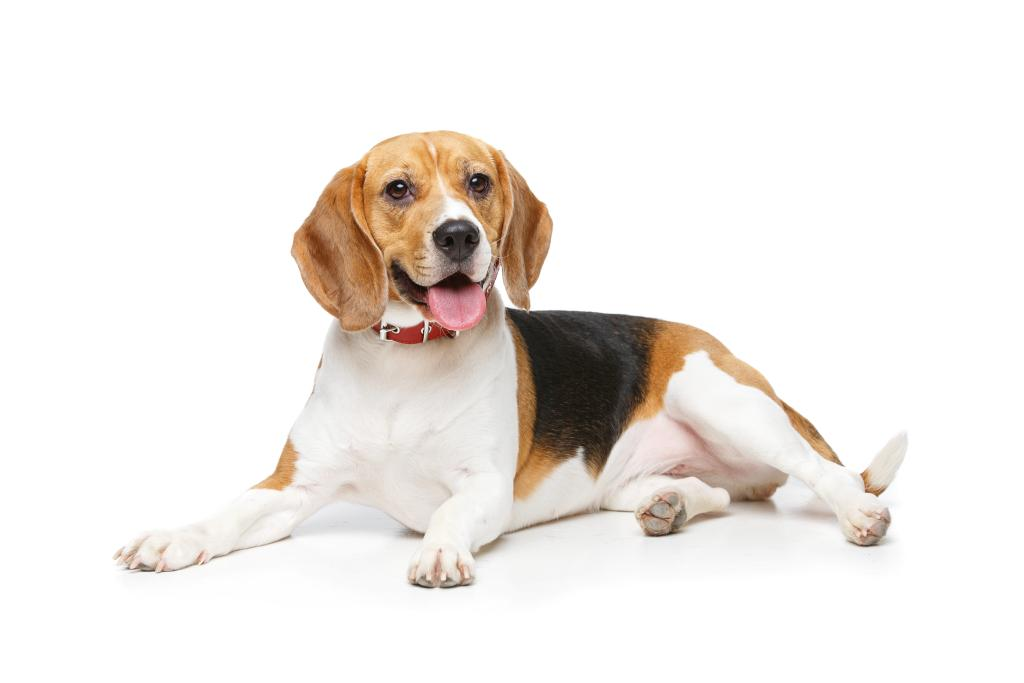
#> input picture acl_resnet_async/data/dog1_1024_683.jpg, 1024 x 683 px; its folder holds only this picture in this run
$ python acl_net.py
#> lines starting #> are read from the running program, lines starting #| are printed output that depends on the picture
"""
Copyright (R) @huawei.com, all rights reserved
-*- coding:utf-8 -*-
CREATED:  2020-6-04 20:12:13
MODIFIED: 2020-6-06 14:04:45
"""
import struct
import numpy as np
import time
import os
import argparse
import acl

from PIL import Image
from constant import ACL_MEMCPY_HOST_TO_DEVICE, \
    ACL_MEMCPY_DEVICE_TO_HOST, ACL_MEM_MALLOC_NORMAL_ONLY, \
    ACL_ERROR_NONE, IMG_EXT


# [4 lines left out: function check_ret, not called in this run]


class Net(object):
    def __init__(self, device_id,
                 execute_times,
                 callback_interval,
                 memory_pool,
                 model_path,
                 config_path=None,
                 ):

#> called with device_id = 0, execute_times = 10, callback_interval = 1, memory_pool = 10, model_path = './model/resnet50.om'
        self.device_id = device_id      # int
        self.model_path = model_path    # string
        self.config_path = config_path
        self.model_id = None            # pointer
        self.context = None             # pointer
        self.stream = None              # pointer
        self.excute_times = execute_times
        self.callback_interval = callback_interval
        self.is_callback = True if callback_interval else False
        self.memory_pool = memory_pool

        self.input_num = 0
        self.output_num = 0
        self.model_desc = None          # pointer when using
        self.dataset_list = []

        self.is_exist = False

        self.init_resource()
#> (the call stopped at in init_resource, `ret = acl.init()`: acl is not available in this run)

    # [25 lines left out: function __del__, not called in this run]

    def init_resource(self):
        print("init resource stage:")
        if isinstance(self.config_path, str) \
                and os.path.exists(self.config_path):
            ret = acl.init(self.config_path)
            check_ret("acl.init", ret)
        elif self.config_path is None:
            ret = acl.init()
            check_ret("acl.init", ret)
        ret = acl.rt.set_device(self.device_id)
        check_ret("acl.rt.set_device", ret)

        self.context, ret = acl.rt.create_context(self.device_id)
        check_ret("acl.rt.create_context", ret)

        self.stream, ret = acl.rt.create_stream()
        check_ret("acl.rt.create_stream", ret)
        self._get_model_info()
        print("init resource stage success")

    # [173 lines left out: functions _get_model_info, _load_input_data, _load_output_data, _data_interaction, _destory_dataset_and_databuf, _process_callback and 5 more, not called in this run]


def transfer_pic(input_path):
#> called with input_path = './data/dog1_1024_683.jpg'
    input_path = os.path.abspath(input_path)
    im = Image.open(input_path)
#> im is the input picture: PIL image 1024x683 RGB; mean R, G, B 240, 235.5, 231.7
    im = im.resize((256, 256))
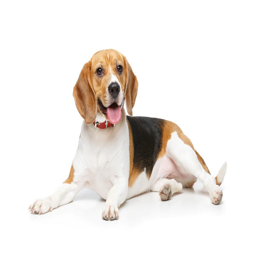
#> im: PIL image 256x256 RGB; mean R, G, B 240, 235.5, 231.7
    # hwc
    img = np.array(im)
    height = img.shape[0]
#> height = 256
    width = img.shape[1]
#> width = 256
    h_off = int((height - 224) / 2)
#> h_off = 16
    w_off = int((width - 224) / 2)
#> w_off = 16
    crop_img = img[h_off:height - h_off, w_off:width - w_off, :]
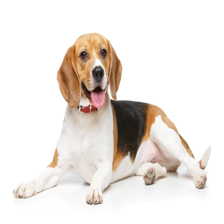
#> crop_img: shape (224, 224, 3); mean R, G, B 235.4, 229.5, 224.5
    # rgb to bgr
    img = crop_img[:, :, ::-1]
    shape = img.shape
#> shape = (224, 224, 3)
    img = img.astype("float16")
    img[:, :, 0] -= 104
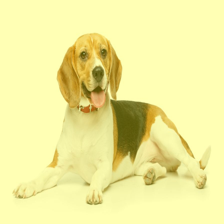
#> img: shape (224, 224, 3) float16; mean B, G, R 120.6, 229.5, 235.4; drawn with min black and max white
    img[:, :, 1] -= 117
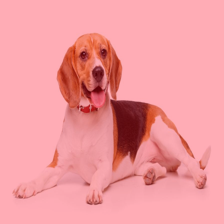
#> img: shape (224, 224, 3) float16; mean B, G, R 120.6, 112.4, 235.4; drawn with min black and max white
    img[:, :, 2] -= 123
    img = img.reshape([1] + list(shape))
    result = img.transpose([0, 3, 1, 2])
    outputName = input_path.split('.')[0] + ".bin"
    result.tofile(outputName)


if __name__ == '__main__':
    parser = argparse.ArgumentParser()
    parser.add_argument('--device', type=int, default=0)
    parser.add_argument('--execute_times', type=int, default=10)
    parser.add_argument('--callback_interval', type=int, default=1)
    parser.add_argument('--mem_pools', type=int, default=10)
    parser.add_argument('--model_path', type=str,
                        default="./model/resnet50.om")
    parser.add_argument('--images_path', type=str, default="./data")
    args = parser.parse_args()
    print("Using device id:{}\n"
          "execute_times:{} \n"
          "callback_interval:{}\n"
          "mem_pools:{}\n"
          "model path:{}\n"
          "images path:{}".format(args.device, args.execute_times,
                                  args.callback_interval, args.mem_pools,
                                  args.model_path, args.images_path))
    net = Net(args.device, args.execute_times,
              args.callback_interval, args.mem_pools,
              args.model_path)
    images_list = [os.path.join(args.images_path, img)
                   for img in os.listdir(args.images_path)
                   if os.path.splitext(img)[1] in IMG_EXT]

    data_list = []
    for image in images_list:
        transfer_pic(image)
#> (the run stopped early here; a loop or call above may not have finished)

$ run again, on acl_resnet_async/data/dog2_1024_683.jpg
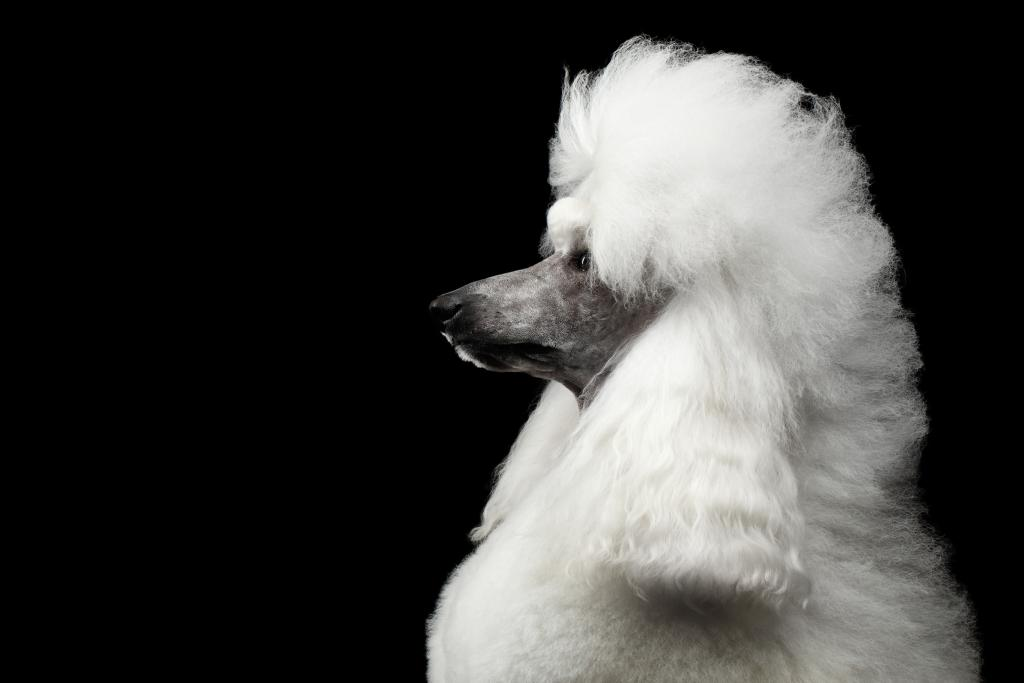
#> input picture acl_resnet_async/data/dog2_1024_683.jpg, 1024 x 683 px
#> in transfer_pic, im is the input picture: PIL image 1024x683 RGB; mean R, G, B 61.9, 61.6, 59.9
#> im: PIL image 256x256 RGB
#> in transfer_pic, `crop_img = img[h_off:height - h_off, w_off:width - w_off, :]`:
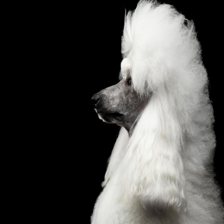
#> crop_img: shape (224, 224, 3); mean R, G, B 74.5, 74.1, 72.3
#> in transfer_pic, `img[:, :, 1] -= 117`:
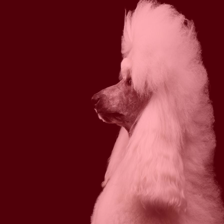
#> img: shape (224, 224, 3) float16; mean B, G, R -31.7, -42.8, 74.4; drawn with min black and max white
